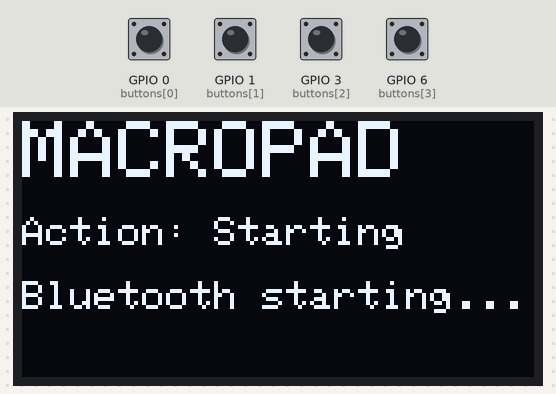
The sketch below on a simulated ESP32. Parts: 128×64 one-colour display. The test bench sets the inputs (shaded band); at power-on: GPIO 0 (buttons[0]), GPIO 1 (buttons[1]), GPIO 3 (buttons[2]), GPIO 6 (buttons[3]) HIGH. USB keyboard and mouse output is not drawn.

Above: at 1.2 s.
1.3 s: GPIO 0 (buttons[0]) pulled LOW for 0.15 s
At 2.3 s:
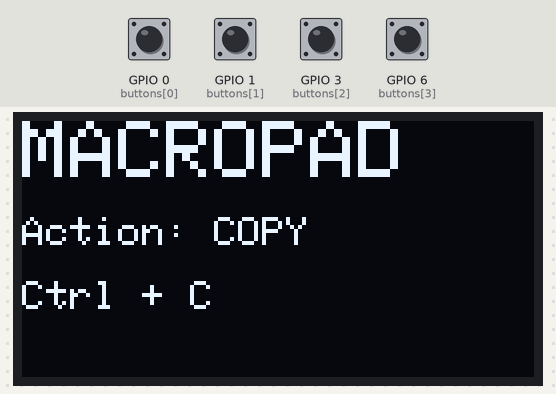
2.9 s: GPIO 1 (buttons[1]) pulled LOW for 0.15 s
At 4.0 s:
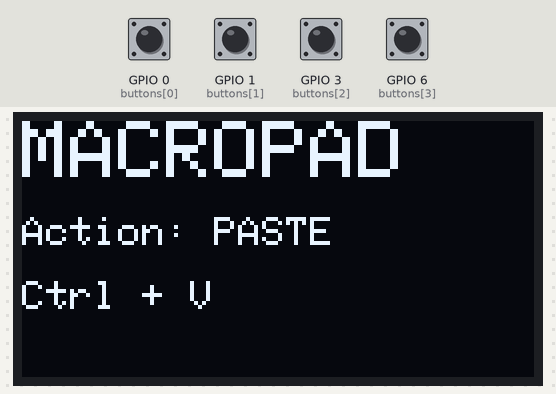
4.5 s: GPIO 3 (buttons[2]) pulled LOW for 0.15 s
At 4.9 s:
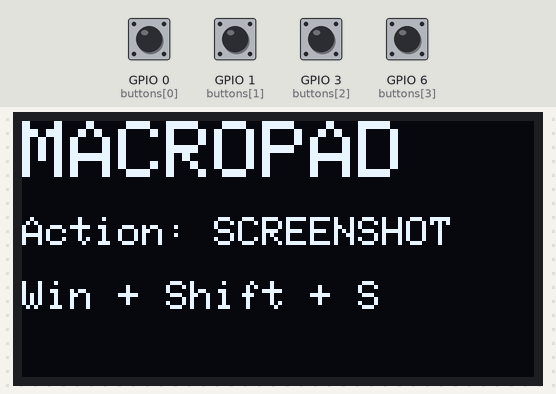
6.1 s: GPIO 6 (buttons[3]) pulled LOW for 0.15 s
At 6.6 s:
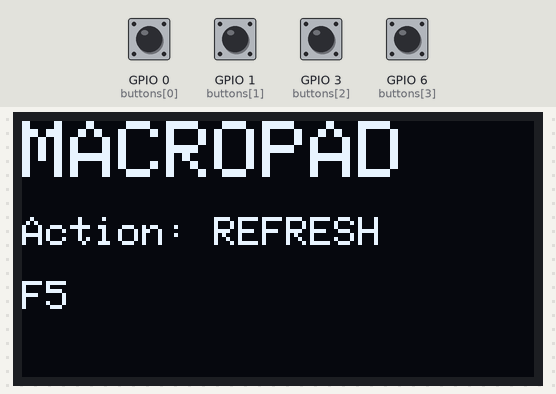
7.7 s: GPIO 0 (buttons[0]) pulled LOW for 1 s
At 8.7 s:
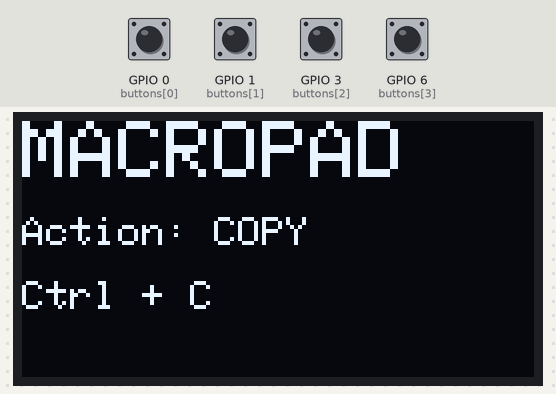
10.2 s: GPIO 1 (buttons[1]) pulled LOW for 1 s
At 10.5 s:
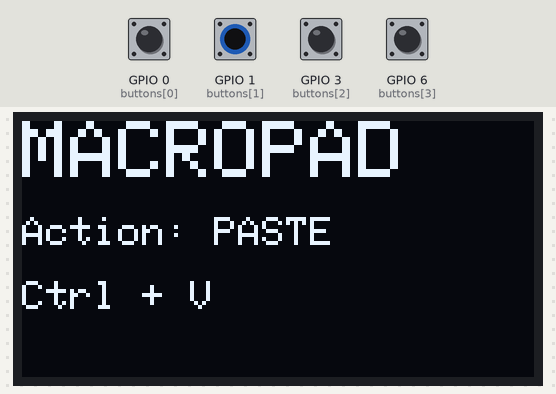
Timing chart, 0 to 13.2 s (numbered marks = the images above; inputs shaded):
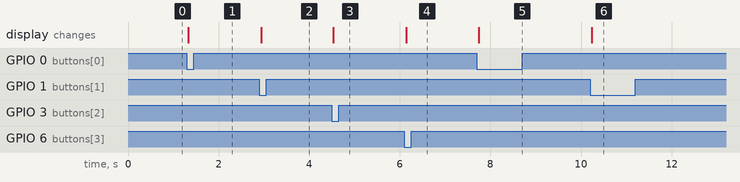

Measured:
- after the input at 1.3 s, the display: changes at once (image 1)
- after the input at 2.9 s, the display: changes at once (image 2)
- after the input at 4.5 s, the display: changes at once (image 3)
- after the input at 6.1 s, the display: changes after 0.05 s (image 4)
- after the input at 7.7 s, the display: changes at once (image 5)
- after the input at 10.2 s, the display: changes at once (image 6)

The sketch:

macropad.ino
```cpp
#include <Wire.h>
#include <Adafruit_GFX.h>
#include <Adafruit_SSD1306.h>
#include <BleKeyboard.h>

#define SCREEN_WIDTH 128
#define SCREEN_HEIGHT 64

Adafruit_SSD1306 display(
  SCREEN_WIDTH, SCREEN_HEIGHT, &Wire, -1
);

BleKeyboard bleKeyboard("Hardik MacroPad", "DIY", 100);

const int buttons[] = {0, 1, 3, 6};
bool lastState[] = {HIGH, HIGH, HIGH, HIGH};

void showMessage(const char* action, const char* status) {
  display.clearDisplay();
  display.setTextColor(SSD1306_WHITE);
  display.setTextSize(2);
  display.setCursor(0, 0);
  display.println("MACROPAD");
  display.setTextSize(1);
  display.println();
  display.print("Action: ");
  display.println(action);
  display.println();
  display.println(status);
  display.display();
}

void setup() {
  Serial.begin(115200);

  Wire.begin(8, 9);

  for (int i = 0; i < 4; i++) {
    pinMode(buttons[i], INPUT_PULLUP);
  }

  if (!display.begin(SSD1306_SWITCHCAPVCC, 0x3C)) {
    while (true) delay(10);
  }

  showMessage("Starting", "Bluetooth starting...");
  bleKeyboard.begin();
}

void loop() {
  if (!bleKeyboard.isConnected()) {
    showMessage("Waiting", "Pair via Bluetooth");
    delay(500);
    return;
  }

  for (int i = 0; i < 4; i++) {
    bool state = digitalRead(buttons[i]);

    if (lastState[i] == HIGH && state == LOW) {
      switch (i) {
        case 0:
          showMessage("COPY", "Ctrl + C");
          bleKeyboard.press(KEY_LEFT_CTRL);
          bleKeyboard.press('c');
          delay(100);
          bleKeyboard.releaseAll();
          break;

        case 1:
          showMessage("PASTE", "Ctrl + V");
          bleKeyboard.press(KEY_LEFT_CTRL);
          bleKeyboard.press('v');
          delay(100);
          bleKeyboard.releaseAll();
          break;

        case 2:
        showMessage("SCREENSHOT", "Win + Shift + S");
        bleKeyboard.press(KEY_LEFT_GUI);
        bleKeyboard.press(KEY_LEFT_SHIFT);
        bleKeyboard.press('s');
        delay(100);
        bleKeyboard.releaseAll();
        break;

        case 3:
          showMessage("REFRESH", "F5");
          bleKeyboard.press(KEY_F5);
          delay(100);
          bleKeyboard.releaseAll();
          break;
      }
    }

    lastState[i] = state;
  }

  delay(20);
}
```
